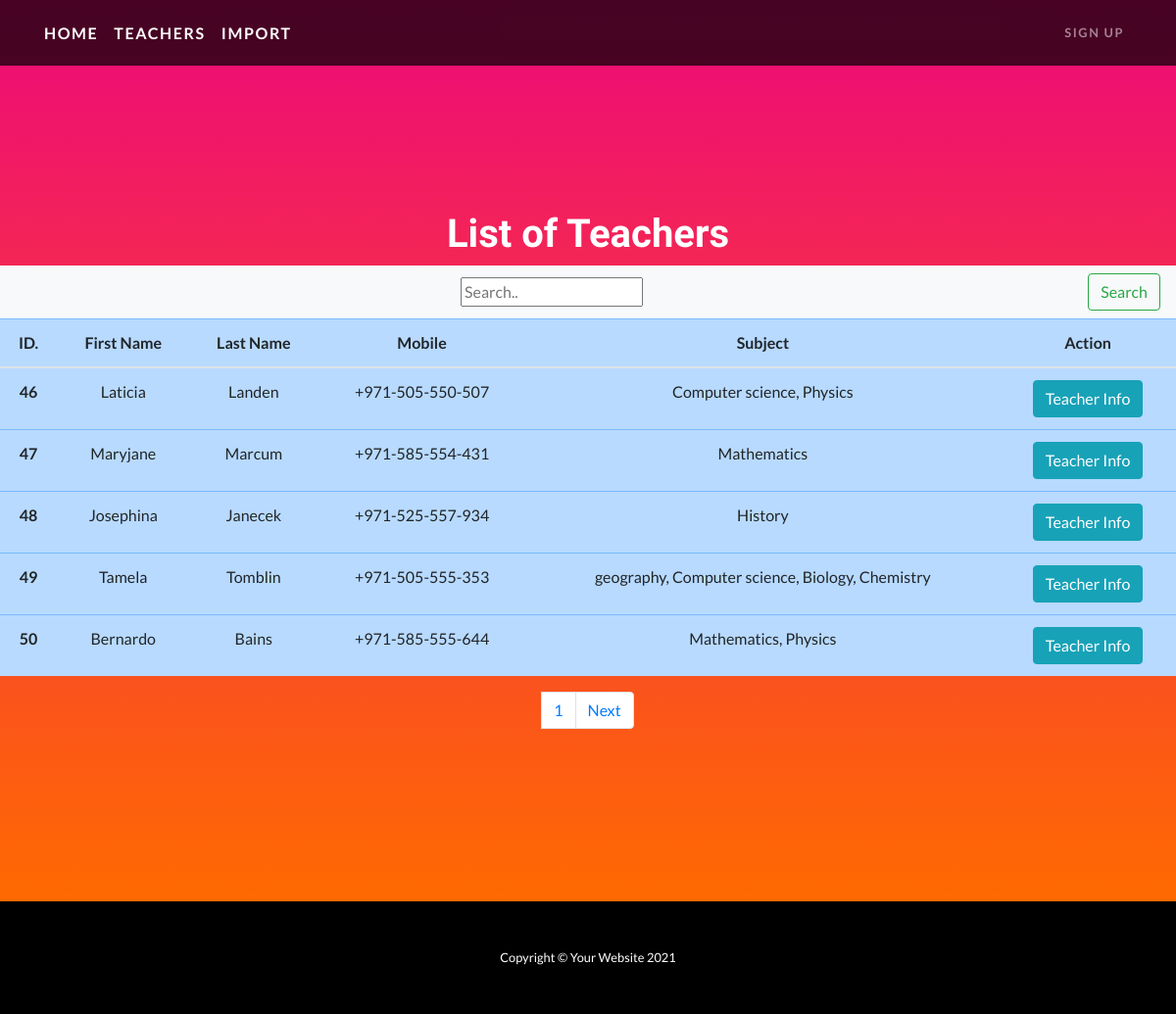
The app's page /t_list with its own data.
### teacher/models.py (models this page shows, shortened)
class Teacher(models.Model):
    first_name=models.CharField(max_length=56)
    last_name=models.CharField(max_length=56)
    email_address=models.EmailField()
    profile_picture = models.ImageField(default='default.jpg',upload_to='teacher')
    mobile_number=models.CharField(max_length=16)
    room_number = models.CharField(max_length=10)
    subject_taught = models.CharField(max_length=256)
    created = models.DateField(auto_now_add=True)
    class Meta:
        ordering=('-created',)

### teacher/views.py (the view)
# urls.py: path('t_list', views.teacher_list,name='teacher_list'),
def teacher_list(request):
    t_list = Teacher.objects.all()
    paginator=Paginator(t_list, 5)
    page_number=request.GET.get('page')
    query=request.GET.get("q")
    if query:
        t_list=t_list.filter(Q(last_name__icontains=query) | Q(subject_taught__icontains=query)).distinct()
    try:
        t_list=paginator.page(page_number)
    except PageNotAnInteger:
        t_list=paginator.page(1)
    except EmptyPage:
        t_list=paginator.page(paginator.num_pages)
    return render(request, 'teacher_list.html', {'t_list':t_list,})

### templates/teacher_list.html
{% extends 'base.html'%}
{% load static%}
{% block container_block %}
<header class="masthead text-center text-white">
<div class="table-responsive">
<table class="table table-hover">
  <thead>
    <tr class="table-primary">
      <th scope="col">ID.</th>
      <th scope="col">First Name</th>
      <th scope="col">Last Name</th>
      <th scope="col">Mobile</th>
      <th scope="col">Subject</th>
    <th scope="col">Action</th>
    </tr>
  </thead>
  <tbody>
  <h1> List of Teachers </h1>
   <nav class="navbar navbar-light bg-light">
  <form class="example"  method="GET" action="" >
          <input type="text" placeholder="Search.." name="q" value="{{request.GET.q}}" >
    <button class="btn btn-outline-success my-2 my-sm-0" type="submit">Search</button>
  </form>
</nav>
  {% for teacher in t_list %}
    <tr class="table-primary">
      <th scope="row">{{teacher.id}}</th>
      <td>{{teacher.first_name}}</td>
      <td>{{teacher.last_name}}</td>
      <td>{{teacher.mobile_number}}</td>
      <td>{{teacher.subject_taught}}</td>
      <td><a href="{% url 'teacher:details'  pk=teacher.id %}"> <button type="button" class="btn btn-info">Teacher Info</button> </a> </td>
    </tr>
    {% endfor %}
  </tbody>
</table>
</div>
{%include 'pagination.html' with page=t_list %}
  </header>
{% endblock %}

### templates/base.html (shortened to what this page needs)
<!DOCTYPE html>
{% load static %}
<html lang="en">
<head>
  <link href="{% static "vendor/bootstrap/css/bootstrap.min.css" %} " rel="stylesheet">
  <link href="{%static "css/one-page-wonder.min.css" %}" rel="stylesheet">
</head>
<body>
  <nav class="navbar navbar-expand-lg navbar-dark navbar-custom fixed-top">
    <div class="container">
      <a class="navbar-brand" href="/">Home</a>
      <a class="navbar-brand" href="/t_list">Teachers</a>
      <a class="navbar-brand" href="import">Import</a>
      <div class="collapse navbar-collapse" id="navbarResponsive">
        <ul class="navbar-nav ml-auto">
        {% if request.user.is_authenticated %}
        <li class="nav-item">
           <a class="nav-link" > {{request.user|title}}</a>
         </li>
         <li class="nav-item">
            <a class="nav-link" href="accounts/logout">Logout</a>
          </li>
        {% else %}
          <li class="nav-item">
            <a class="nav-link" href="user/sign_up/">Sign Up</a>
          </li>
         {% endif %}
        </ul>
      </div>
    </div>
  </nav>
    {% block container_block %}
  {% endblock %}
  <footer class="py-5 bg-black">
    <div class="container">
      <p class="m-0 text-center text-white small">Copyright &copy; Your Website 2021</p>
    </div>
  </footer>
</body>
</html>

### templates/pagination.html (shortened to what this page needs)
<!DOCTYPE html>
<html lang="en" dir="ltr">
  <head>
  </head>
  <body>
    <nav aria-label="Page navigation example">
    <center>
  <ul class="pagination justify-content-center">
    <li class="page-item"><a class="page-link" href="{{page.number}} of {{page.paginator.num_pages}}">{{page.number}}</a></li>
    <li class="page-item">
        {% if page.has_next%}
      <a class="page-link" href="?page={{page.next_page_number}}">Next</a>
      {% endif %}
    </li>
  </ul>
  </center>
</nav>
  </body>
</html>

### records on screen
Teacher: id "46", first_name "Laticia", last_name "Landen", mobile_number "+971-505-550-507", subject_taught "Computer science, Physics"
Teacher: id "47", first_name "Maryjane", last_name "Marcum", mobile_number "+971-585-554-431", subject_taught "Mathematics"
Teacher: id "48", first_name "Josephina", last_name "Janecek", mobile_number "+971-525-557-934", subject_taught "History"
Teacher: id "49", first_name "Tamela", last_name "Tomblin", mobile_number "+971-505-555-353", subject_taught "geography, Computer science, Biology, Chemistry"
Teacher: id "50", first_name "Bernardo", last_name "Bains", mobile_number "+971-585-555-644", subject_taught "Mathematics, Physics"

### other values on screen
{{ page.number }} "1"
